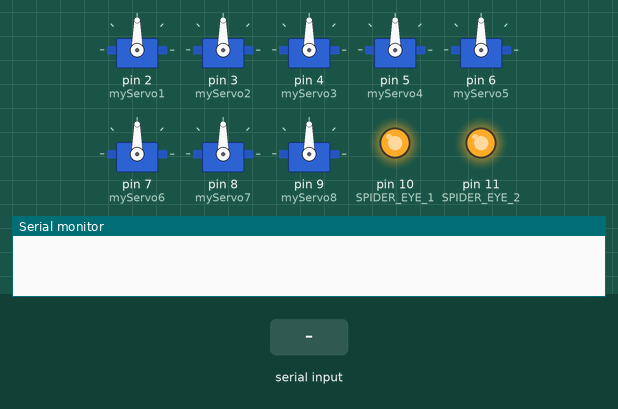
This sketch was run on a simulated Arduino Uno, built with avr-gcc and run on an emulated ATmega328P. On the bench: 8 × servo, output pins drawn as LEDs (lit = HIGH), the last lines printed to the serial monitor. Inputs (shaded band) come from the test bench.

Above: at 2.7 s.
2.8 s: "F" received over Serial
At 3.65 s:
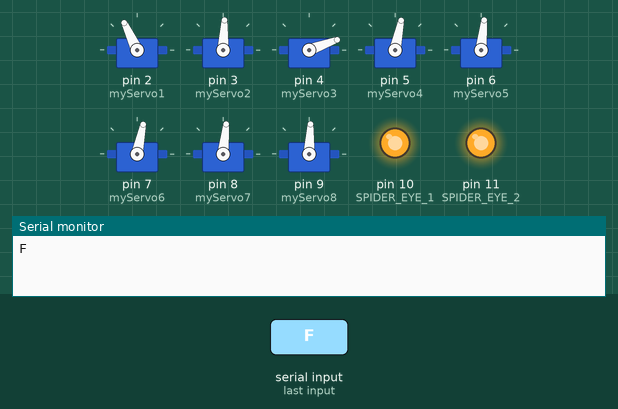
At 4.7 s:
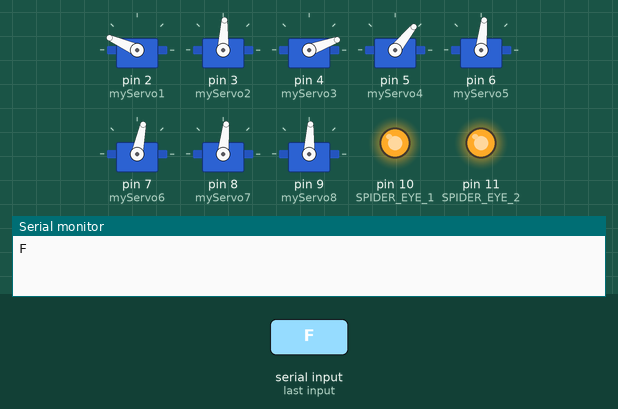
5.8 s: "B" received over Serial
At 7.8 s:
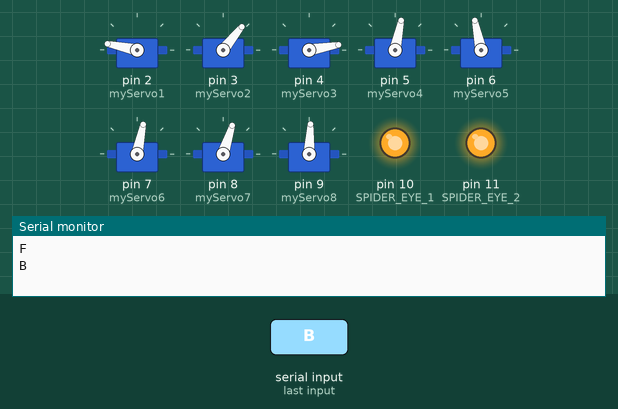
8.8 s: "R" received over Serial
11.8 s: "L" received over Serial
14.8 s: "X" received over Serial
Timing chart, 0 to 26.4 s (numbered marks = the images above; inputs shaded):
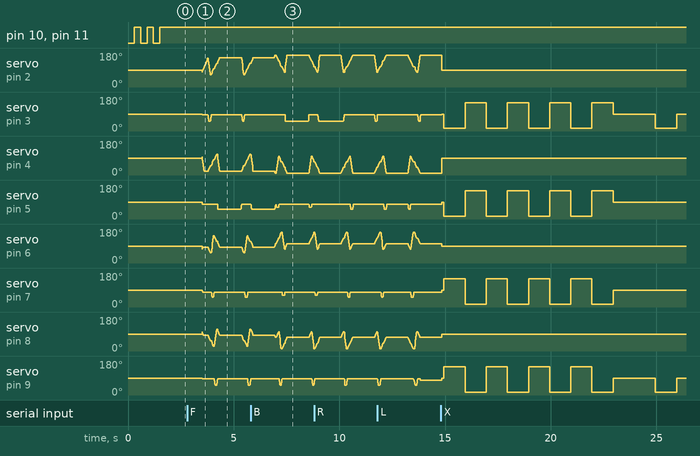

The sketch:

aranha.ino
```cpp
//***************Ravi**************//
// aranha robo bluetooth
//==========================================================================================

#include <Servo.h>    // include servo library

//===== Globals ============================================================================

// Define USRF pins and variables

#define SPIDER_EYE_1    10
#define SPIDER_EYE_2    11

// calibration
int da =  -12,  // Left Front Pivot
    db =   10,  // Left Back Pivot
    dc =  -18,  // Right Back Pivot
    dd =   12;  // Right Front Pivot

// servo initial positions + calibration
int a90  = (90  + da),
    a120 = (120 + da),
    a150 = (150 + da),
    a180 = (180 + da);

int b0   = (0   + db),
    b30  = (30  + db),
    b60  = (60  + db),
    b90  = (90  + db);

int c90  = (90  + dc),
    c120 = (120 + dc),
    c150 = (150 + dc),
    c180 = (180 + dc);

int d0   = (0   + dd),
    d30  = (30  + dd),
    d60  = (60  + dd),
    d90  = (90  + dd);

// start points for servo
int s11 = 90; // Front Left Pivot Servo
int s12 = 90; // Front Left Lift Servo
int s21 = 90; // Back Left Pivot Servo
int s22 = 90; // Back Left Lift Servo
int s31 = 90; // Back Right Pivot Servo
int s32 = 90; // Back Right Lift Servo
int s41 = 90; // Front Right Pivot Servo
int s42 = 90; // Front Right Lift Servo

int f    = 0;
int b    = 0;
int l    = 0;
int r    = 0;
int spd  = 3;  // Speed of walking motion, larger the number, the slower the speed
int high = 0;   // How high the robot is standing

// Define 8 Servos
Servo myServo1; // Front Left Pivot Servo
Servo myServo2; // Front Left Lift Servo
Servo myServo3; // Back Left Pivot Servo
Servo myServo4; // Back Left Lift Servo
Servo myServo5; // Back Right Pivot Servo
Servo myServo6; // Back Right Lift Servo
Servo myServo7; // Front Right Pivot Servo
Servo myServo8; // Front Right Lift Servo

//==========================================================================================

//===== Setup ==============================================================================

void setup()
{

  // Attach servos to Arduino Pins
//  myServo1.attach(2);
//  myServo2.attach(3);
//  myServo3.attach(4);
//  myServo4.attach(5);
//  myServo5.attach(6);
//  myServo6.attach(7);
//  myServo7.attach(8);
//  myServo8.attach(9);

//Servo myServo1; // Front Left Pivot Servo
//Servo myServo2; // Front Left Lift Servo
//Servo myServo3; // Back Left Pivot Servo
//Servo myServo4; // Back Left Lift Servo
//Servo myServo5; // Back Right Pivot Servo
//Servo myServo6; // Back Right Lift Servo
//Servo myServo7; // Front Right Pivot Servo
//Servo myServo8; // Front Right Lift Servo

  myServo1.attach(2);
  myServo2.attach(3);
  myServo3.attach(4);
  myServo4.attach(5);
  myServo5.attach(6);
  myServo6.attach(7);
  myServo7.attach(8);
  myServo8.attach(9);

//  pinMode(trigPin, OUTPUT);
//  pinMode(echoPin, INPUT);

  pinMode(SPIDER_EYE_1, OUTPUT);
  pinMode(SPIDER_EYE_2, OUTPUT);

  Serial.begin(9600);   // UART for Bluetooth Module with baudrate of 9600 bps


  digitalWrite(SPIDER_EYE_1, LOW);
  digitalWrite(SPIDER_EYE_2, LOW);
  delay(300);
  digitalWrite(SPIDER_EYE_1, HIGH);
  digitalWrite(SPIDER_EYE_2, HIGH);
  delay(300);

  digitalWrite(SPIDER_EYE_1, LOW);
  digitalWrite(SPIDER_EYE_2, LOW);
  delay(300);
  digitalWrite(SPIDER_EYE_1, HIGH);
  digitalWrite(SPIDER_EYE_2, HIGH);
  delay(300);

  digitalWrite(SPIDER_EYE_1, LOW);
  digitalWrite(SPIDER_EYE_2, LOW);
  delay(300);
  digitalWrite(SPIDER_EYE_1, HIGH);
  digitalWrite(SPIDER_EYE_2, HIGH);


  // Centraliza os servos
  center_servos();

  // Move para frente durante 5 segundos

  // Executa movimentos em todas as direções


  // ... (outras configurações)


}//setup

//==========================================================================================

//== Loop ==================================================================================

char Received_Command = 'S',Valid_Received_Command = 'S';    // By default stop command is selected.

void loop()
{
  unsigned long value;
  unsigned long lastValue;

  center_servos();  // Center all servos
  high = 15;        // Set hight to 15
  spd = 3;          // Set speed to 3

  while (1 == 1)    // Loop forever
  {

    if(Serial.available())                // Command from Bluetooth Module
    {
        Received_Command = Serial.read();
        //Serial.println(Received_Command);

        if((Received_Command == 'F')||(Received_Command == 'B')||(Received_Command == 'R')||(Received_Command == 'L')||(Received_Command == 'X')||(Received_Command == 'Y')
       ||(Received_Command == 'M')||(Received_Command == 'm')||(Received_Command == 'N')||(Received_Command == 'n')||(Received_Command == 'S'))
       {
            Valid_Received_Command =  Received_Command;
            Serial.println(Received_Command);
       }
    }

    if(Valid_Received_Command == 'F')            //move forward
    {
      forward();
    }
    else if(Valid_Received_Command == 'B')      //move reverse
    {
      back();
    }
    else if(Valid_Received_Command == 'L')      //turn right
    {
      turn_left();
    }
    else if(Valid_Received_Command == 'R')      //turn left
    {
      turn_right();
    }
    else if(Valid_Received_Command == 'X')      //Dance once
    {
      dance();
      Valid_Received_Command = 'S';
    }
    else if(Valid_Received_Command == 'Y')      //Wave once
    {
      wave();
      Valid_Received_Command = 'S';
    }
    else if((Valid_Received_Command == 'S')||(Valid_Received_Command == 'm')||(Valid_Received_Command == 'n'))      //STOP
    {
      center_servos();  // Center all servos
      high = 15;        // Set hight to 15
      spd = 3;          // Set speed to 3
      Valid_Received_Command = 'P';
    }

//      Serial.println(Received_Command);
      delay(1000);  // Pause for 1000 ms before executing next movement

  }//while

}//loop

void dance()
{
  center_servos();
  delay(100);
  lean_left();
  delay(1000);
  lean_right();
  delay(1000);
  lean_left();
  delay(1000);
  lean_right();
  delay(1000);
  lean_left();
  delay(1000);
  lean_right();
  delay(1000);
  lean_left();
  delay(1000);
  lean_right();
  delay(1000);
  center_servos();
  delay(1000);
  bow();
  delay(1000);
  center_servos();

  digitalWrite(SPIDER_EYE_1, LOW);
  digitalWrite(SPIDER_EYE_2, LOW);
  delay(300);
  digitalWrite(SPIDER_EYE_1, HIGH);
  digitalWrite(SPIDER_EYE_2, HIGH);
  delay(300);

  digitalWrite(SPIDER_EYE_1, LOW);
  digitalWrite(SPIDER_EYE_2, LOW);
  delay(300);
  digitalWrite(SPIDER_EYE_1, HIGH);
  digitalWrite(SPIDER_EYE_2, HIGH);
  delay(300);

  digitalWrite(SPIDER_EYE_1, LOW);
  digitalWrite(SPIDER_EYE_2, LOW);
  delay(300);
  digitalWrite(SPIDER_EYE_1, HIGH);
  digitalWrite(SPIDER_EYE_2, HIGH);
  //delay(300);
}

//== Wave ==================================================================================

void wave()
{
  /*
  myServo1 - Front Left Pivot Servo
  myServo2 - Front Left Lift Servo
  myServo3 - Back Left Pivot Servo
  myServo4 - Back Left Lift Servo
  myServo5 - Back Right Pivot Servo
  myServo6 - Back Right Lift Servo
  myServo7 - Front Right Pivot Servo
  myServo8 - Front Right Lift Servo
  */

  center_servos();
  myServo4.write(45);
  myServo6.write(45);
  delay(1000);
  myServo8.write(0);
  delay(1000);
  myServo7.write(180);
  delay(1000);
  myServo7.write(30);
  delay(1000);
  myServo7.write(150);
  delay(1000);
  myServo7.write(30);
  delay(1000);
  myServo7.write(s41);
  delay(1000);
  myServo8.write(s42);
  center_servos();

}

//== Bow ===================================================================================

void bow()
{
  center_servos();
  delay(1000);
  myServo2.write(15);
  myServo8.write(15);
  delay(1000);
  myServo2.write(90);
  myServo8.write(90);
  delay(1000);
}

//== Lean_Left =============================================================================

void lean_left()
{
  myServo2.write(15);
  myServo4.write(15);
  myServo6.write(150);
  myServo8.write(150);
}

//== Lean_Right ============================================================================

void lean_right()
{
  myServo2.write(150);
  myServo4.write(150);
  myServo6.write(15);
  myServo8.write(15);
}

//== Lean_Left =============================================================================

void trim_left()
{
  da--; // Left Front Pivot
  db--; // Left Back Pivot
  dc--; // Right Back Pivot
  dd--; // Right Front Pivot
}

//== Lean_Right ============================================================================

void trim_right()
{
  da++; // Left Front Pivot
  db++; // Left Back Pivot
  dc++; // Right Back Pivot
  dd++; // Right Front Pivot
}

//== Forward ===============================================================================

void forward()
{
  // calculation of points

  // Left Front Pivot
  a90 = (90 + da),
  a120 = (120 + da),
  a150 = (150 + da),
  a180 = (180 + da);

  // Left Back Pivot
  b0 = (0 + db),
  b30 = (30 + db),
  b60 = (60 + db),
  b90 = (90 + db);

  // Right Back Pivot
  c90 = (90 + dc),
  c120 = (120 + dc),
  c150 = (150 + dc),
  c180 = (180 + dc);

  // Right Front Pivot
  d0 = (0 + dd),
  d30 = (30 + dd),
  d60 = (60 + dd),
  d90 = (90 + dd);

  // set servo positions and speeds needed to walk forward one step
  // (LFP,  LBP, RBP,  RFP, LFL, LBL, RBL, RFL, S1, S2, S3, S4)
  srv(a180, b0 , c120, d60, 42,  33,  33,  42,  1,  3,  1,  1);
  srv( a90, b30, c90,  d30, 6,   33,  33,  42,  3,  1,  1,  1);
  srv( a90, b30, c90,  d30, 42,  33,  33,  42,  3,  1,  1,  1);
  srv(a120, b60, c180, d0,  42,  33,  6,   42,  1,  1,  3,  1);
  srv(a120, b60, c180, d0,  42,  33,  33,  42,  1,  1,  3,  1);
  srv(a150, b90, c150, d90, 42,  33,  33,  6,   1,  1,  1,  3);
  srv(a150, b90, c150, d90, 42,  33,  33,  42,  1,  1,  1,  3);
  srv(a180, b0,  c120, d60, 42,  6,   33,  42,  1,  3,  1,  1);
  //srv(a180, b0,  c120, d60, 42,  15,  33,  42,  1,  3,  1,  1);

}

//== Back ==================================================================================

void back ()
{
  // set servo positions and speeds needed to walk backward one step
  // (LFP,  LBP, RBP,  RFP, LFL, LBL, RBL, RFL, S1, S2, S3, S4)
  srv(180, 0,  120, 60, 42, 33, 33, 42, 3,  1, 1, 1);
  srv(150, 90, 150, 90, 42, 18, 33, 42, 1,  3, 1, 1);
  srv(150, 90, 150, 90, 42, 33, 33, 42, 1,  3, 1, 1);
  srv(120, 60, 180, 0,  42, 33, 33, 6,  1,  1, 1, 3);
  srv(120, 60, 180, 0,  42, 33, 33, 42, 1,  1, 1, 3);
  srv(90,  30, 90,  30, 42, 33, 18, 42, 1,  1, 3, 1);
  srv(90,  30, 90,  30, 42, 33, 33, 42, 1,  1, 3, 1);
  srv(180, 0,  120, 60, 6,  33, 33, 42, 3,  1, 1, 1);

}

//== Left =================================================================================

void turn_left ()
{
  // set servo positions and speeds needed to turn left one step
  // (LFP,  LBP, RBP,  RFP, LFL, LBL, RBL, RFL, S1, S2, S3, S4)
  srv(150,  90, 90,  30, 42, 6,  33, 42, 1, 3, 1, 1);
  srv(150,  90, 90,  30, 42, 33, 33, 42, 1, 3, 1, 1);
  srv(120,  60, 180, 0,  42, 33, 6,  42, 1, 1, 3, 1);
  srv(120,  60, 180, 0,  42, 33, 33, 24, 1, 1, 3, 1);
  srv(90,   30, 150, 90, 42, 33, 33, 6,  1, 1, 1, 3);
  srv(90,   30, 150, 90, 42, 33, 33, 42, 1, 1, 1, 3);
  srv(180,  0,  120, 60, 6,  33, 33, 42, 3, 1, 1, 1);
  srv(180,  0,  120, 60, 42, 33, 33, 33, 3, 1, 1, 1);
}

//== Right ================================================================================

void turn_right ()
{
  // set servo positions and speeds needed to turn right one step
  // (LFP,  LBP, RBP,  RFP, LFL, LBL, RBL, RFL, S1, S2, S3, S4)
  srv( 90, 30, 150, 90, 6,  33, 33, 42, 3, 1, 1, 1);
  srv( 90, 30, 150, 90, 42, 33, 33, 42, 3, 1, 1, 1);
  srv(120, 60, 180, 0,  42, 33, 33, 6,  1, 1, 1, 3);
  srv(120, 60, 180, 0,  42, 33, 33, 42, 1, 1, 1, 3);
  srv(150, 90, 90,  30, 42, 33, 6,  42, 1, 1, 3, 1);
  srv(150, 90, 90,  30, 42, 33, 33, 42, 1, 1, 3, 1);
  srv(180, 0,  120, 60, 42, 6,  33, 42, 1, 3, 1, 1);
  srv(180, 0,  120, 60, 42, 33, 33, 42, 1, 3, 1, 1);
}

//== Center Servos ========================================================================

void center_servos()
{
  myServo1.write(90);
  myServo2.write(90);
  myServo3.write(90);
  myServo4.write(90);
  myServo5.write(90);
  myServo6.write(90);
  myServo7.write(90);
  myServo8.write(90);

  int s11 = 90; // Front Left Pivot Servo
  int s12 = 90; // Front Left Lift Servo
  int s21 = 90; // Back Left Pivot Servo
  int s22 = 90; // Back Left Lift Servo
  int s31 = 90; // Back Right Pivot Servo
  int s32 = 90; // Back Right Lift Servo
  int s41 = 90; // Front Right Pivot Servo
  int s42 = 90; // Front Right Lift Servo
}

//== Increase Speed ========================================================================

void increase_speed()
{
  if (spd > 3)
    spd--;
}

//== Decrease Speed ========================================================================

void decrease_speed()
{
  if (spd < 50)
    spd++;
}

//== Srv ===================================================================================

void srv( int  p11, int p21, int p31, int p41, int p12, int p22, int p32, int p42, int sp1, int sp2, int sp3, int sp4)
{

  // p11: Front Left Pivot Servo
  // p21: Back Left Pivot Servo
  // p31: Back Right Pivot Servo
  // p41: Front Right Pivot Servo
  // p12: Front Left Lift Servo
  // p22: Back Left Lift Servo
  // p32: Back Right Lift Servo
  // p42: Front Right Lift Servo
  // sp1: Speed 1
  // sp2: Speed 2
  // sp3: Speed 3
  // sp4: Speed 4

  // Multiply lift servo positions by manual height adjustment
  p12 = p12 + high * 3;
  p22 = p22 + high * 3;
  p32 = p32 + high * 3;
  p42 = p42 + high * 3;

  while ((s11 != p11) || (s21 != p21) || (s31 != p31) || (s41 != p41) || (s12 != p12) || (s22 != p22) || (s32 != p32) || (s42 != p42))
  {

    // Front Left Pivot Servo
    if (s11 < p11)            // if servo position is less than programmed position
    {
      if ((s11 + sp1) <= p11)
        s11 = s11 + sp1;      // set servo position equal to servo position plus speed constant
      else
        s11 = p11;
    }

    if (s11 > p11)            // if servo position is greater than programmed position
    {
      if ((s11 - sp1) >= p11)
        s11 = s11 - sp1;      // set servo position equal to servo position minus speed constant
      else
        s11 = p11;
    }

    // Back Left Pivot Servo
    if (s21 < p21)
    {
      if ((s21 + sp2) <= p21)
        s21 = s21 + sp2;
      else
        s21 = p21;
    }

    if (s21 > p21)
    {
      if ((s21 - sp2) >= p21)
        s21 = s21 - sp2;
      else
        s21 = p21;
    }

    // Back Right Pivot Servo
    if (s31 < p31)
    {
      if ((s31 + sp3) <= p31)
        s31 = s31 + sp3;
      else
        s31 = p31;
    }

    if (s31 > p31)
    {
      if ((s31 - sp3) >= p31)
        s31 = s31 - sp3;
      else
        s31 = p31;
    }

    // Front Right Pivot Servo
    if (s41 < p41)
    {
      if ((s41 + sp4) <= p41)
        s41 = s41 + sp4;
      else
        s41 = p41;
    }

    if (s41 > p41)
    {
      if ((s41 - sp4) >= p41)
        s41 = s41 - sp4;
      else
        s41 = p41;
    }

    // Front Left Lift Servo
    if (s12 < p12)
    {
      if ((s12 + sp1) <= p12)
        s12 = s12 + sp1;
      else
        s12 = p12;
    }

    if (s12 > p12)
    {
      if ((s12 - sp1) >= p12)
        s12 = s12 - sp1;
      else
        s12 = p12;
    }

    // Back Left Lift Servo
    if (s22 < p22)
    {
      if ((s22 + sp2) <= p22)
        s22 = s22 + sp2;
      else
        s22 = p22;
    }

    if (s22 > p22)
    {
      if ((s22 - sp2) >= p22)
        s22 = s22 - sp2;
      else
        s22 = p22;
    }

    // Back Right Lift Servo
    if (s32 < p32)
    {
      if ((s32 + sp3) <= p32)
        s32 = s32 + sp3;
      else
        s32 = p32;
    }

    if (s32 > p32)
    {
      if ((s32 - sp3) >= p32)
        s32 = s32 - sp3;
      else
        s32 = p32;
    }

    // Front Right Lift Servo
    if (s42 < p42)
    {
      if ((s42 + sp4) <= p42)
        s42 = s42 + sp4;
      else
        s42 = p42;
    }

    if (s42 > p42)
    {
      if ((s42 - sp4) >= p42)
        s42 = s42 - sp4;
      else
        s42 = p42;
    }

    // Write Pivot Servo Values
    myServo1.write(s11 + da);
    myServo3.write(s21 + db);
    myServo5.write(s31 + dc);
    myServo7.write(s41 + dd);

    // Write Lift Servos Values
    myServo2.write(s12);
    myServo4.write(s22);
    myServo6.write(s32);
    myServo8.write(s42);

    delay(spd); // Delay before next movement

  }//while
} //srv
```

Measured:
- by itself, servo on pin 7 (myServo6): repeats every 2.0 s: 150° 1.0 s, 15° 1.0 s, until it stays 90° from 23.0 s
